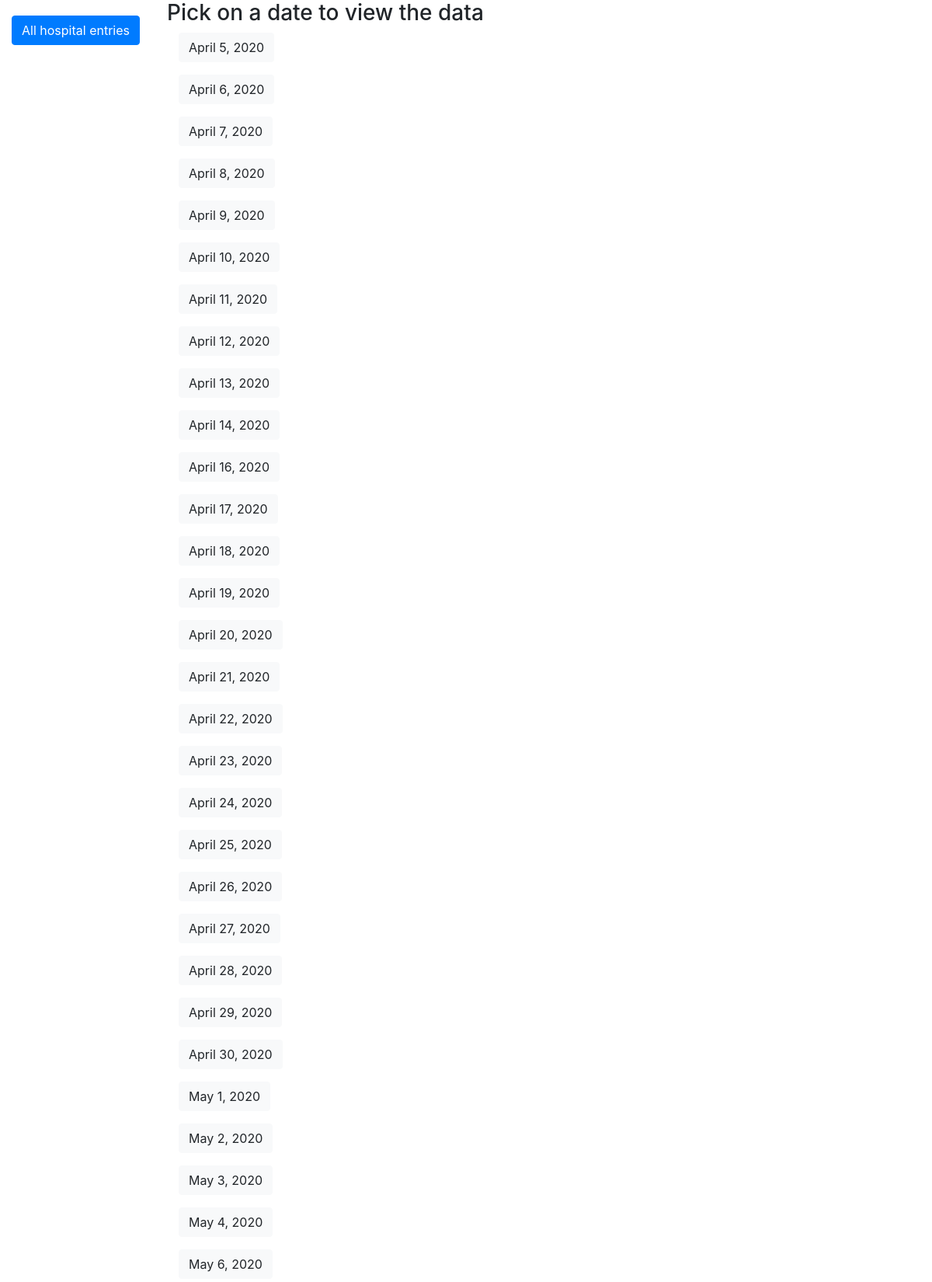
Page /covidapp/hospitals/ (upper part) on the committed database.
### covidapp/models.py (models this page shows, shortened)
class Hospital(models.Model):
    date_time 			=    	models.DateField()
    hospital_currently 	= 		models.IntegerField(blank=True, null=True)
    icucurrently		= 		models.IntegerField(blank=True, null=True)
    hospital_increase 	= 		models.IntegerField(blank=True, null=True)
    dead_daily			= 		models.IntegerField(blank=True, null=True)
    tested_today		=		models.IntegerField(blank=True, null=True)

### covidapp/views.py (the view)
# urls.py: path('hospitals/', views.hospital_list_view, name='hospital-list'),
def hospital_list_view(request):
	queryset = Hospital.objects.all() #list of objects
	print(queryset)
	num_hospital = Hospital.objects.all().count()
	context = {
		"object_list": queryset,
		"num_hospital": num_hospital,
	}
	return render(request, "covidapp/hospital_list.html", context)

### covidapp/templates/covidapp/hospital_list.html (shortened to what this page needs)
{% extends 'base.html' %}
{% block content %}
<h3> Pick on a date to view the data </h3>
<div class="container">
      {% for instance in object_list %}
      <p><a class="btn btn-light" href='/covidapp/{{ instance.id }}'>{{ instance.date_time }}</a></p>
      {% endfor %}
      {% endblock %}

### rows in the picture
Hospital: date_time "April 5, 2020"
Hospital: date_time "April 6, 2020"
Hospital: date_time "April 7, 2020"
Hospital: date_time "April 8, 2020"
Hospital: date_time "April 9, 2020"
Hospital: date_time "April 10, 2020"
Hospital: date_time "April 11, 2020"
Hospital: date_time "April 12, 2020"
Hospital: date_time "April 13, 2020"
Hospital: date_time "April 14, 2020"
Hospital: date_time "April 16, 2020"
Hospital: date_time "April 17, 2020"
Hospital: date_time "April 18, 2020"
Hospital: date_time "April 19, 2020"
Hospital: date_time "April 20, 2020"
Hospital: date_time "April 21, 2020"
Hospital: date_time "April 22, 2020"
Hospital: date_time "April 23, 2020"
Hospital: date_time "April 24, 2020"
Hospital: date_time "April 25, 2020"
Hospital: date_time "April 26, 2020"
Hospital: date_time "April 27, 2020"
Hospital: date_time "April 28, 2020"
Hospital: date_time "April 29, 2020"
Hospital: date_time "April 30, 2020"
Hospital: date_time "May 1, 2020"
Hospital: date_time "May 2, 2020"
Hospital: date_time "May 3, 2020"
Hospital: date_time "May 4, 2020"
Hospital: date_time "May 6, 2020"
